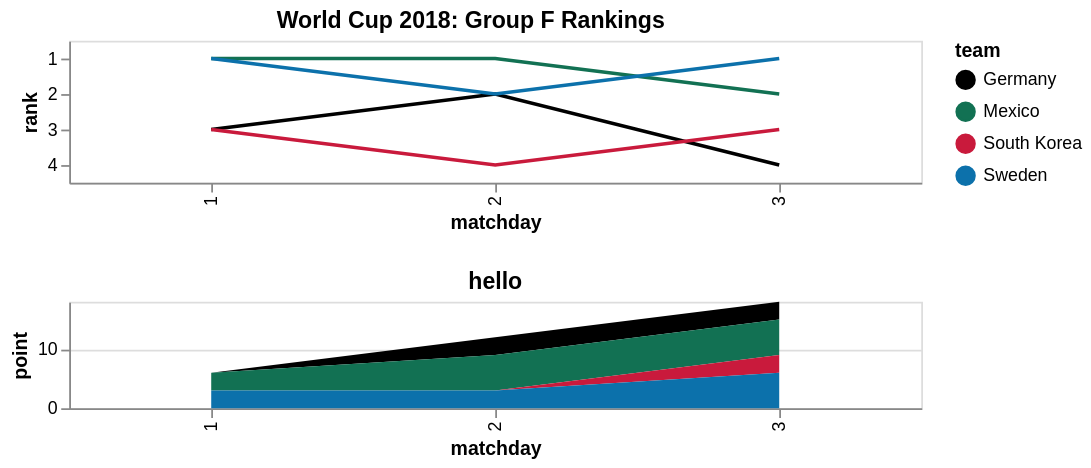

Write the Vega-Lite specification saved for this chart.
### Vega-Lite specification from a JSON file in a GitHub repository (floating-point values rounded to 4 significant figures)
{"$schema": "https://vega.github.io/schema/vega-lite/v5.json", "data": {"values": [{"team": "Germany", "matchday": 1, "point": 0, "diff": -1}, {"team": "Mexico", "matchday": 1, "point": 3, "diff": 1}, {"team": "South Korea", "matchday": 1, "point": 0, "diff": -1}, {"team": "Sweden", "matchday": 1, "point": 3, "diff": 1}, {"team": "Germany", "matchday": 2, "point": 3, "diff": 0}, {"team": "Mexico", "matchday": 2, "point": 6, "diff": 2}, {"team": "South Korea", "matchday": 2, "point": 0, "diff": -2}, {"team": "Sweden", "matchday": 2, "point": 3, "diff": 0}, {"team": "Germany", "matchday": 3, "point": 3, "diff": -2}, {"team": "Mexico", "matchday": 3, "point": 6, "diff": -1}, {"team": "South Korea", "matchday": 3, "point": 3, "diff": 0}, {"team": "Sweden", "matchday": 3, "point": 6, "diff": 3}]}, "vconcat": [{"width": 480, "title": {"text": "World Cup 2018: Group F Rankings", "frame": "bounds"}, "transform": [{"sort": [{"field": "point", "order": "descending"}, {"field": "diff", "order": "descending"}], "window": [{"op": "rank", "as": "rank"}], "groupby": ["matchday"]}], "mark": {"type": "line", "orient": "vertical"}, "encoding": {"x": {"field": "matchday", "type": "ordinal"}, "y": {"field": "rank", "type": "ordinal"}, "color": {"field": "team", "type": "nominal", "scale": {"domain": ["Germany", "Mexico", "South Korea", "Sweden"], "range": ["black", "#127153", "#C91A3C", "#0C71AB"]}}}}, {"width": 480, "height": 60, "title": "hello", "mark": {"type": "area"}, "params": [{"name": "brush", "select": {"type": "interval", "encodings": ["x"]}}], "encoding": {"x": {"field": "matchday", "type": "ordinal"}, "y": {"field": "point", "type": "quantitative"}, "color": {"field": "team", "type": "nominal", "scale": {"domain": ["Germany", "Mexico", "South Korea", "Sweden"], "range": ["black", "#127153", "#C91A3C", "#0C71AB"]}}}}]}
